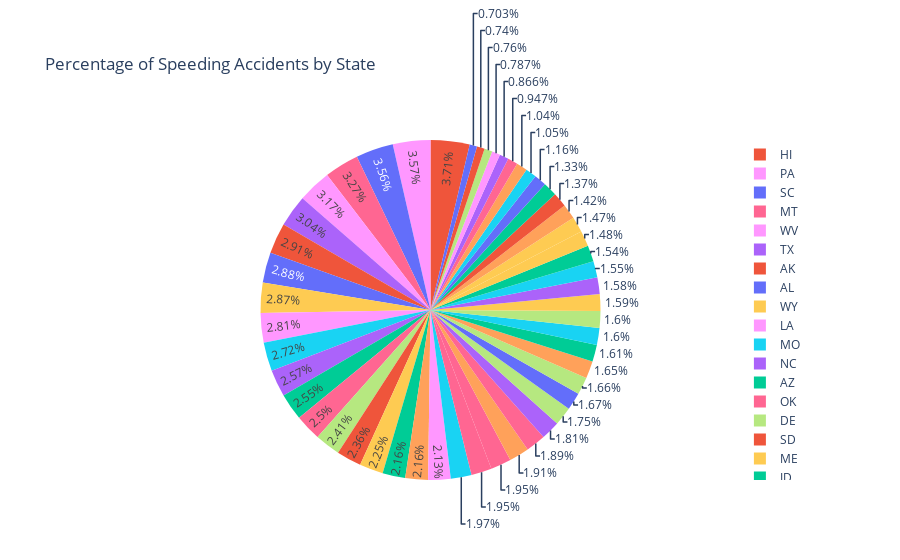

This figure's notebook cell:
### Code cell
#percentage of speeding accidents by state
Fig = px.pie(df, values='speeding',names='abbrev',
             title='Percentage of Speeding Accidents by State',
             labels={'abbrev':'State','speeding':'Speeding Accidents'},
             color = 'speeding')
Fig.show()

### Figure 1 — Plotly figure (JSON) as saved in the notebook; plotly's stock layout.template omitted (floating-point values rounded to 4 significant figures)
{"data": [{"customdata": [[7.332], [7.421], [6.51], [4.032], [4.2], [5.032], [4.968], [6.156], [2.006], [3.759], [2.964], [9.45], [5.508], [4.608], [3.625], [2.669], [4.806], [4.066], [7.175], [5.738], [4.25], [1.886], [3.384], [2.208], [2.64], [6.923], [8.346], [1.937], [5.439], [4.06], [1.792], [3.496], [3.936], [6.552], [5.497], [3.948], [6.368], [4.224], [9.1], [3.774], [9.082], [6.014], [4.095], [7.76], [4.859], [4.08], [2.413], [4.452], [8.092], [4.968], [7.308]], "domain": {"x": [0, 1], "y": [0, 1]}, "hovertemplate": "State=%{label}<br>Speeding Accidents=%{customdata[0]}<extra></extra>", "labels": ["AL", "AK", "AZ", "AR", "CA", "CO", "CT", "DE", "DC", "FL", "GA", "HI", "ID", "IL", "IN", "IA", "KS", "KY", "LA", "ME", "MD", "MA", "MI", "MN", "MS", "MO", "MT", "NE", "NV", "NH", "NJ", "NM", "NY", "NC", "ND", "OH", "OK", "OR", "PA", "RI", "SC", "SD", "TN", "TX", "UT", "VT", "VA", "WA", "WV", "WI", "WY"], "legendgroup": "", "marker": {"colors": ["#636efa", "#EF553B", "#00cc96", "#ab63fa", "#FFA15A", "#19d3f3", "#FF6692", "#B6E880", "#FF97FF", "#FECB52", "#636efa", "#EF553B", "#00cc96", "#ab63fa", "#FFA15A", "#19d3f3", "#FF6692", "#B6E880", "#FF97FF", "#FECB52", "#636efa", "#EF553B", "#00cc96", "#ab63fa", "#FFA15A", "#19d3f3", "#FF6692", "#B6E880", "#FF97FF", "#FECB52", "#636efa", "#EF553B", "#00cc96", "#ab63fa", "#FFA15A", "#19d3f3", "#FF6692", "#B6E880", "#FF97FF", "#FECB52", "#636efa", "#EF553B", "#00cc96", "#ab63fa", "#FFA15A", "#19d3f3", "#FF6692", "#B6E880", "#FF97FF", "#FF6692", "#FECB52"]}, "name": "", "showlegend": true, "type": "pie", "values": [7.332, 7.421, 6.51, 4.032, 4.2, 5.032, 4.968, 6.156, 2.006, 3.759, 2.964, 9.45, 5.508, 4.608, 3.625, 2.669, 4.806, 4.066, 7.175, 5.738, 4.25, 1.886, 3.384, 2.208, 2.64, 6.923, 8.346, 1.937, 5.439, 4.06, 1.792, 3.496, 3.936, 6.552, 5.497, 3.948, 6.368, 4.224, 9.1, 3.774, 9.082, 6.014, 4.095, 7.76, 4.859, 4.08, 2.413, 4.452, 8.092, 4.968, 7.308]}], "layout": {"legend": {"tracegroupgap": 0}, "title": {"text": "Percentage of Speeding Accidents by State"}}}
